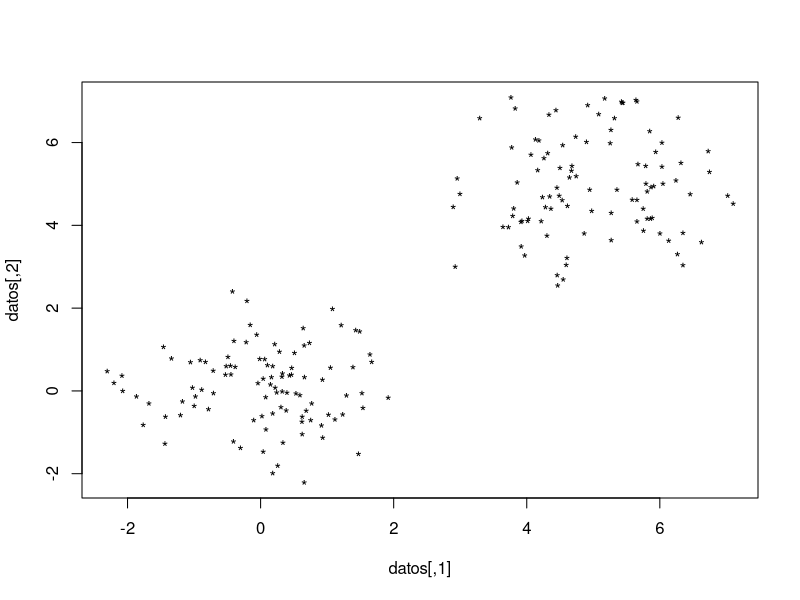

R code for this plot:
library(MASS)

#Normal multivariante con media (0,0)
n = 100
mu1 = c(0,0)
sigma1 = matrix(c(1,0,0,1),2)
set.seed(1)
datos1 = mvrnorm(n,mu1,sigma1)

#Normal multivariante con media (5,5)
n = 100
mu2 = c(5,5)
sigma2 = matrix(c(1,0,0,1),2)
set.seed(2)
datos2 = mvrnorm(n,mu2,sigma2)

datos=rbind(datos1,datos2)

plot(datos,pch='*')

#Correlación para los 100 datos N((0,0),I)   ------> 0.0009943199
cor(datos1)[1,2]

#Correlación para los 100 datos N((5,5),I)   ------> 0.05546129
cor(datos2)[1,2]

#Correlación para los 200 datos              ------> 0.8614679
cor(datos)[1,2]
